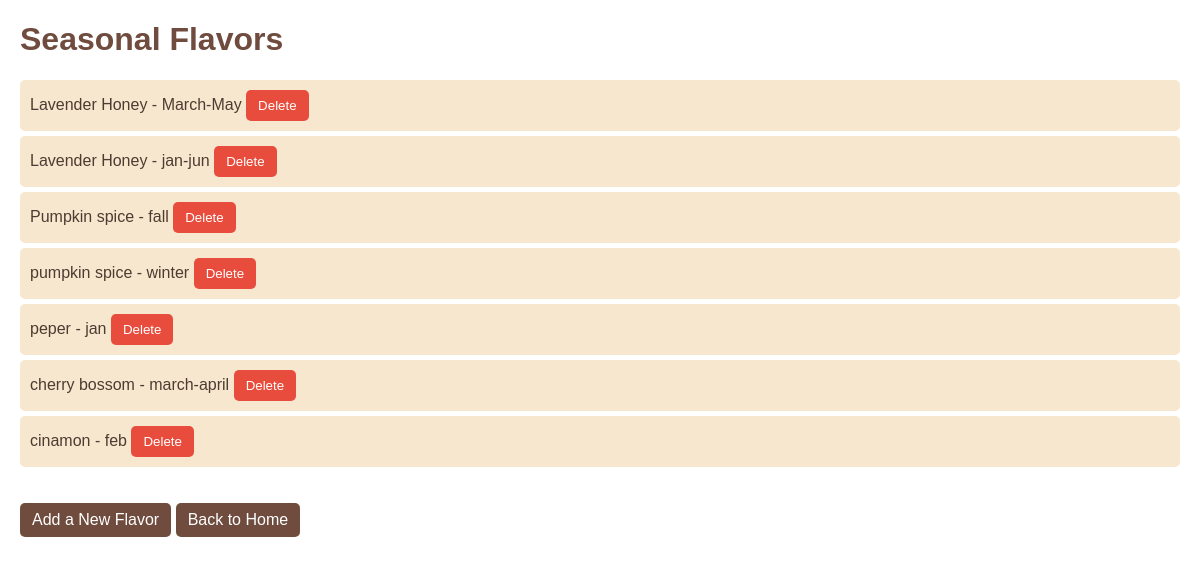
The app's page /flavors, older data.
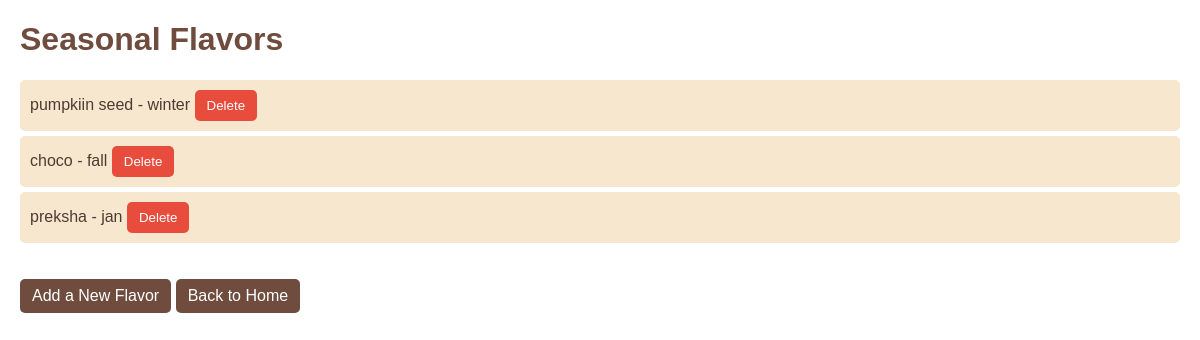
The same page, newer data.
### tables this page shows
CREATE TABLE seasonal_flavors (
        id INTEGER PRIMARY KEY AUTOINCREMENT,
        name TEXT NOT NULL,
        availability TEXT NOT NULL
    );

### app.py (the view)
@app.route('/flavors', methods=['GET'])
def get_flavors():
    try:
        flavors = models.get_all_flavors()  # Fetch flavors from your database
        return render_template('flavors.html', flavors=flavors), 200
    except Exception as e:
        return jsonify({"error": str(e)}), 500

### models.py (called while the page is built)
def get_db_connection():
    conn = sqlite3.connect('chocolate_house.db')
    conn.row_factory = sqlite3.Row
    return conn

def get_all_flavors():
    with get_db_connection() as conn:
        cursor = conn.cursor()
        cursor.execute("SELECT * FROM seasonal_flavors")
        return [dict(flavor) for flavor in cursor.fetchall()]

### templates/flavors.html (shortened to what this page needs)
<!DOCTYPE html>
<html lang="en">
<head>
</head>
<body>
    <h1>Seasonal Flavors</h1>
    <ul>
        {% for flavor in flavors %}
            <li>
                {{ flavor['name'] }} - {{ flavor['availability'] }}
                <form action="/delete_flavor/{{ flavor['id'] }}" method="POST" style="display: inline;">
                    <button type="submit">Delete</button>
                </form>
            </li>
        {% else %}
            <li>No flavors available.</li>
        {% endfor %}
    </ul>
    <a href="/add_flavor">Add a New Flavor</a>
    <a href="/">Back to Home</a>
</body>
</html>

### templates/flavors.html (style rules this page uses)
body { font-family: Arial, sans-serif; margin: 20px; }
h1, h2 { color: #6F4C3E; }
ul { list-style-type: none; padding: 0; }
li { background: #F7E7CE; margin: 5px 0; padding: 10px; border-radius: 5px; color: #4E3B31; }
form { display: inline; }
button { padding: 8px 12px; background-color: #E74C3C; color: white; border: none; border-radius: 5px; cursor: pointer; }
a { display: inline-block; margin-top: 20px; padding: 8px 12px; background-color: #6F4C3E; color: white; text-decoration: none; border-radius: 5px; }

Row changes from the older to the newer data that the page shows:
removed seasonal_flavors: name "Lavender Honey", availability "March-May"
removed seasonal_flavors: name "Pumpkin spice", availability "fall"
removed seasonal_flavors: name "pumpkin spice", availability "winter"
removed seasonal_flavors: name "peper", availability "jan"
removed seasonal_flavors: name "cherry bossom", availability "march-april"
removed seasonal_flavors: name "cinamon", availability "feb"
added seasonal_flavors: name "pumpkiin seed", availability "winter"
added seasonal_flavors: name "choco", availability "fall"
changed seasonal_flavors: name "Lavender Honey" → "preksha"; availability "jan-jun" → "jan"
